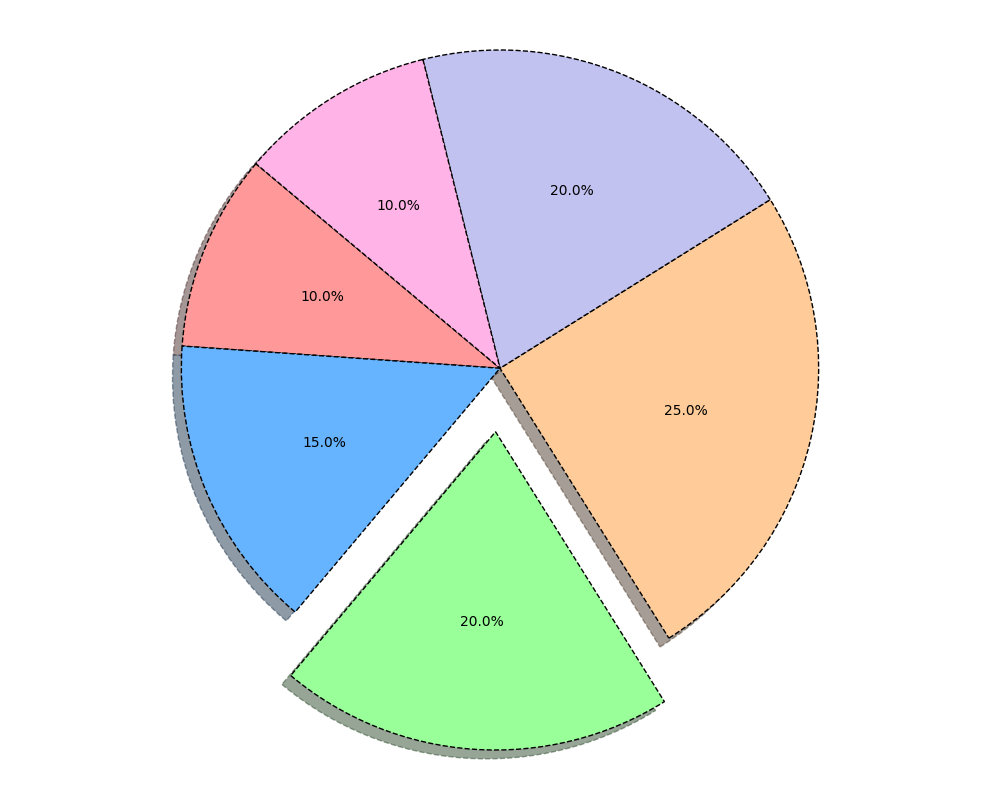

Recreate this plot in Python.
import matplotlib.pyplot as plt
import numpy as np

time_spent = [10, 15, 20, 25, 20, 10]
colors = ['#ff9999', '#66b3ff', '#99ff99', '#ffcc99', '#c2c2f0', '#ffb3e6']
explode = (0, 0, 0.2, 0, 0, 0)

fig, ax = plt.subplots(figsize=(10, 8))
ax.pie(time_spent, autopct='%1.1f%%', startangle=140,
       colors=colors, explode=explode, shadow=True,
       wedgeprops=dict(edgecolor='black', linestyle='--'))

ax.grid(True)
ax.axis('equal')
plt.tight_layout()

plt.show()
